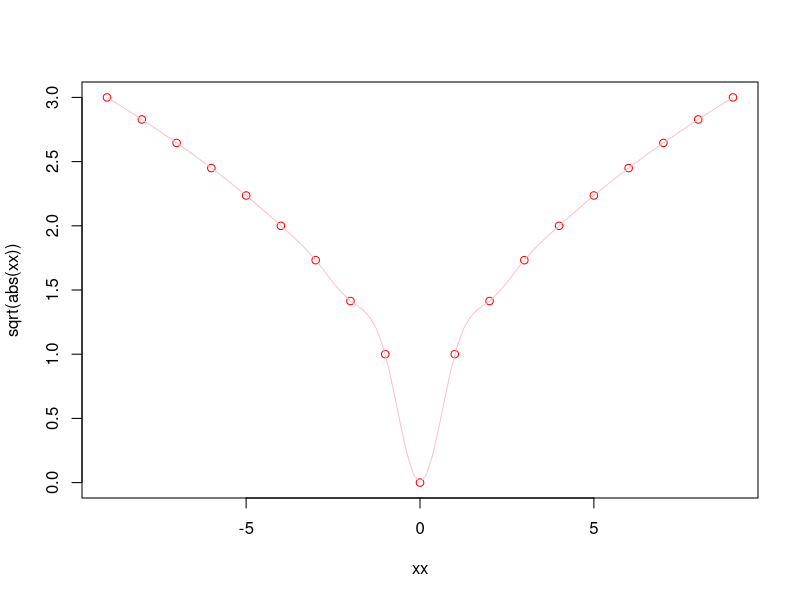
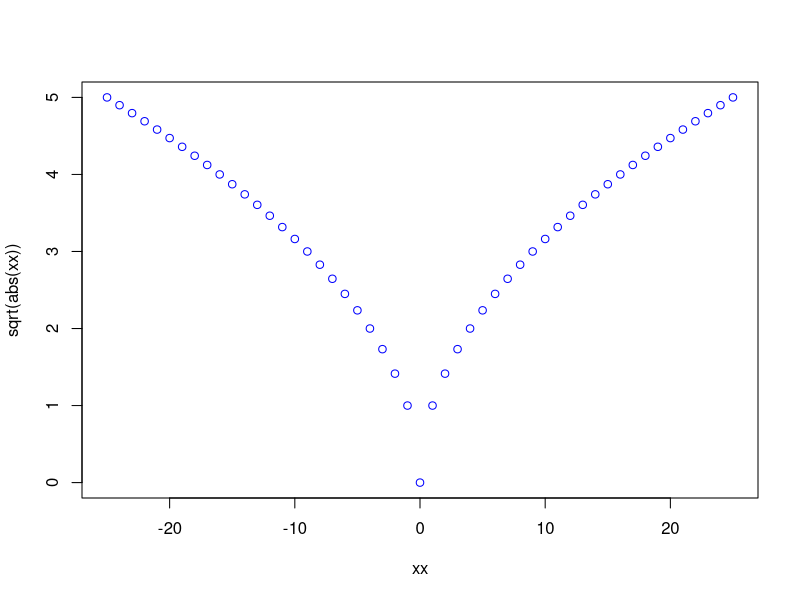
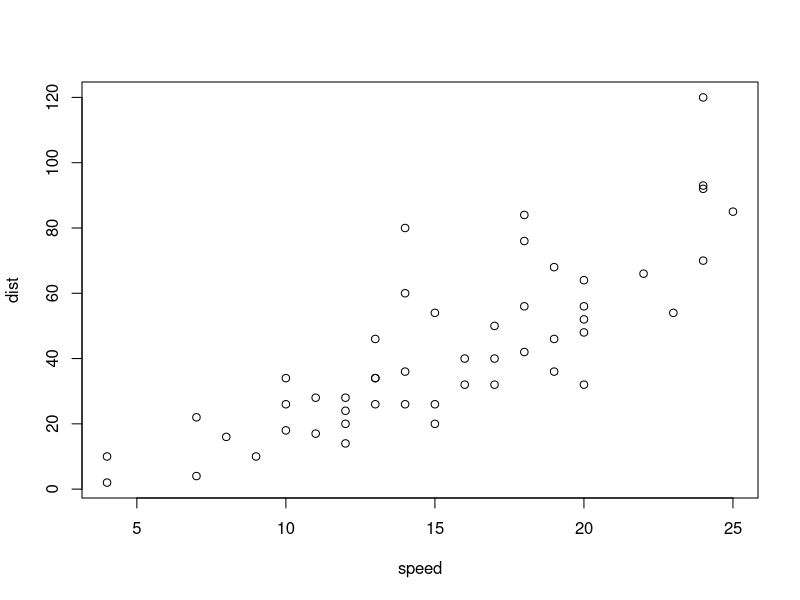

These figures' R source, in order:
# pour instraller un package
#install.packages("tidyverse")

# pour appeler un package:
library(tidyverse)
setwd("C:/Users/ec291358/Desktop/ACT3035")


3+3

pi

x=3
9999 -> z

#Best way
x<-3
y<-33

string <- "ceci est un string"
string2 <- 'ceci est un string'

class(string)
class(y)

bool <- T
bool2<-TRUE

class(bool)

x<100
x>100

x<=100

x==y
x!=y

string==string2
string!=string2

rm(list=ls())


log(exp(3))
log10(1e7) # = 7

x <- 10^-(1+2*1:9)
cbind(x, log(1+x), log1p(x), exp(x)-1, expm1(x))


?log
example(sqrt)

xx<- -25:25
plot(x=xx, sqrt(abs(xx)), col='blue')

data()
plot(cars)
cars

?cars

colnames(cars)
colnames(cars)<- c("speed_mph", "dist_ft")

head(cars)






